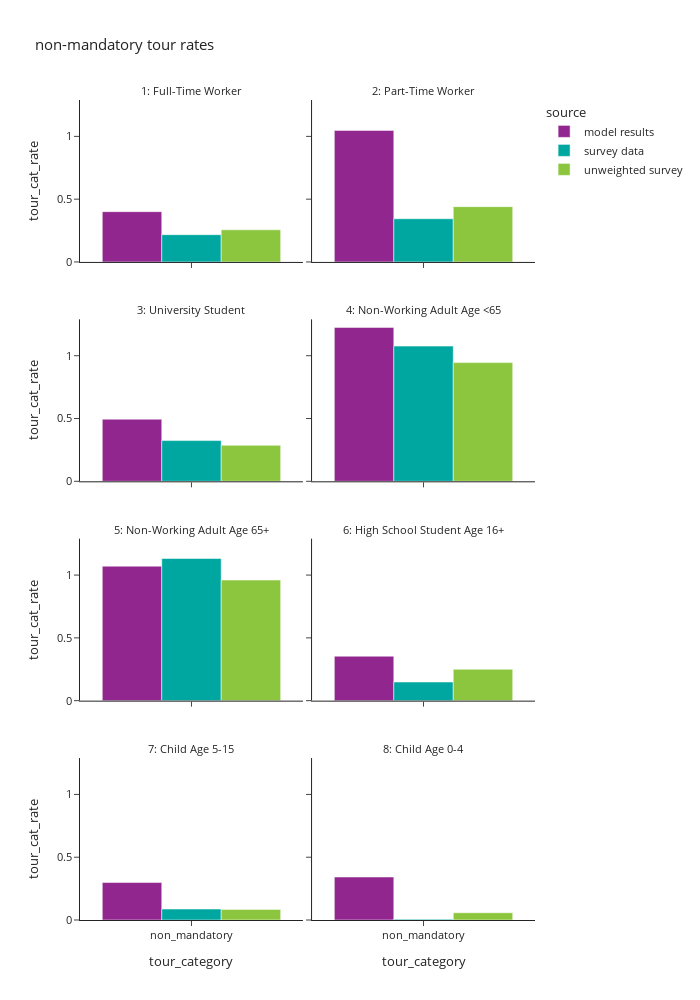

Notebook code for this chart:
### Code cell
df_plot = non_m_tour_data. \
    groupby(['source','ptype_label','tour_category'])[['trip_weight_2017_2019']].sum().reset_index(). \
    merge(df_ptype_count, how='left', on=['source','ptype_label'])
df_plot['tour_cat_rate'] = df_plot['trip_weight_2017_2019']/df_plot['hh_weight_2017_2019']

fig = px.bar(df_plot, x="tour_category", y="tour_cat_rate", color="source",barmode="group",
             facet_col="ptype_label",facet_col_wrap=2,
             title="non-mandatory tour rates")
fig.for_each_annotation(lambda a: a.update(text=a.text.split("=")[-1]))
fig.update_layout(height=1000, width=700)
fig.show()

### Figure 1 — Plotly figure (JSON) as saved in the notebook; plotly's stock layout.template omitted (floating-point values rounded to 4 significant figures)
{"data": [{"alignmentgroup": "True", "hovertemplate": "source=model results<br>ptype_label=1: Full-Time Worker<br>tour_category=%{x}<br>tour_cat_rate=%{y}<extra></extra>", "legendgroup": "model results", "marker": {"color": "#91268F", "pattern": {"shape": ""}}, "name": "model results", "offsetgroup": "model results", "orientation": "v", "showlegend": true, "textposition": "auto", "type": "bar", "x": ["non_mandatory"], "xaxis": "x7", "y": [0.4005], "yaxis": "y7"}, {"alignmentgroup": "True", "hovertemplate": "source=model results<br>ptype_label=2: Part-Time Worker<br>tour_category=%{x}<br>tour_cat_rate=%{y}<extra></extra>", "legendgroup": "model results", "marker": {"color": "#91268F", "pattern": {"shape": ""}}, "name": "model results", "offsetgroup": "model results", "orientation": "v", "showlegend": false, "textposition": "auto", "type": "bar", "x": ["non_mandatory"], "xaxis": "x8", "y": [1.047], "yaxis": "y8"}, {"alignmentgroup": "True", "hovertemplate": "source=model results<br>ptype_label=3: University Student<br>tour_category=%{x}<br>tour_cat_rate=%{y}<extra></extra>", "legendgroup": "model results", "marker": {"color": "#91268F", "pattern": {"shape": ""}}, "name": "model results", "offsetgroup": "model results", "orientation": "v", "showlegend": false, "textposition": "auto", "type": "bar", "x": ["non_mandatory"], "xaxis": "x5", "y": [0.4947], "yaxis": "y5"}, {"alignmentgroup": "True", "hovertemplate": "source=model results<br>ptype_label=4: Non-Working Adult Age <65<br>tour_category=%{x}<br>tour_cat_rate=%{y}<extra></extra>", "legendgroup": "model results", "marker": {"color": "#91268F", "pattern": {"shape": ""}}, "name": "model results", "offsetgroup": "model results", "orientation": "v", "showlegend": false, "textposition": "auto", "type": "bar", "x": ["non_mandatory"], "xaxis": "x6", "y": [1.225], "yaxis": "y6"}, {"alignmentgroup": "True", "hovertemplate": "source=model results<br>ptype_label=5: Non-Working Adult Age 65+<br>tour_category=%{x}<br>tour_cat_rate=%{y}<extra></extra>", "legendgroup": "model results", "marker": {"color": "#91268F", "pattern": {"shape": ""}}, "name": "model results", "offsetgroup": "model results", "orientation": "v", "showlegend": false, "textposition": "auto", "type": "bar", "x": ["non_mandatory"], "xaxis": "x3", "y": [1.071], "yaxis": "y3"}, {"alignmentgroup": "True", "hovertemplate": "source=model results<br>ptype_label=6: High School Student Age 16+<br>tour_category=%{x}<br>tour_cat_rate=%{y}<extra></extra>", "legendgroup": "model results", "marker": {"color": "#91268F", "pattern": {"shape": ""}}, "name": "model results", "offsetgroup": "model results", "orientation": "v", "showlegend": false, "textposition": "auto", "type": "bar", "x": ["non_mandatory"], "xaxis": "x4", "y": [0.3541], "yaxis": "y4"}, {"alignmentgroup": "True", "hovertemplate": "source=model results<br>ptype_label=7: Child Age 5-15<br>tour_category=%{x}<br>tour_cat_rate=%{y}<extra></extra>", "legendgroup": "model results", "marker": {"color": "#91268F", "pattern": {"shape": ""}}, "name": "model results", "offsetgroup": "model results", "orientation": "v", "showlegend": false, "textposition": "auto", "type": "bar", "x": ["non_mandatory"], "xaxis": "x", "y": [0.2984], "yaxis": "y"}, {"alignmentgroup": "True", "hovertemplate": "source=model results<br>ptype_label=8: Child Age 0-4<br>tour_category=%{x}<br>tour_cat_rate=%{y}<extra></extra>", "legendgroup": "model results", "marker": {"color": "#91268F", "pattern": {"shape": ""}}, "name": "model results", "offsetgroup": "model results", "orientation": "v", "showlegend": false, "textposition": "auto", "type": "bar", "x": ["non_mandatory"], "xaxis": "x2", "y": [0.3422], "yaxis": "y2"}, {"alignmentgroup": "True", "hovertemplate": "source=survey data<br>ptype_label=1: Full-Time Worker<br>tour_category=%{x}<br>tour_cat_rate=%{y}<extra></extra>", "legendgroup": "survey data", "marker": {"color": "#00A7A0", "pattern": {"shape": ""}}, "name": "survey data", "offsetgroup": "survey data", "orientation": "v", "showlegend": true, "textposition": "auto", "type": "bar", "x": ["non_mandatory"], "xaxis": "x7", "y": [0.2171], "yaxis": "y7"}, {"alignmentgroup": "True", "hovertemplate": "source=survey data<br>ptype_label=2: Part-Time Worker<br>tour_category=%{x}<br>tour_cat_rate=%{y}<extra></extra>", "legendgroup": "survey data", "marker": {"color": "#00A7A0", "pattern": {"shape": ""}}, "name": "survey data", "offsetgroup": "survey data", "orientation": "v", "showlegend": false, "textposition": "auto", "type": "bar", "x": ["non_mandatory"], "xaxis": "x8", "y": [0.3442], "yaxis": "y8"}, {"alignmentgroup": "True", "hovertemplate": "source=survey data<br>ptype_label=3: University Student<br>tour_category=%{x}<br>tour_cat_rate=%{y}<extra></extra>", "legendgroup": "survey data", "marker": {"color": "#00A7A0", "pattern": {"shape": ""}}, "name": "survey data", "offsetgroup": "survey data", "orientation": "v", "showlegend": false, "textposition": "auto", "type": "bar", "x": ["non_mandatory"], "xaxis": "x5", "y": [0.3243], "yaxis": "y5"}, {"alignmentgroup": "True", "hovertemplate": "source=survey data<br>ptype_label=4: Non-Working Adult Age <65<br>tour_category=%{x}<br>tour_cat_rate=%{y}<extra></extra>", "legendgroup": "survey data", "marker": {"color": "#00A7A0", "pattern": {"shape": ""}}, "name": "survey data", "offsetgroup": "survey data", "orientation": "v", "showlegend": false, "textposition": "auto", "type": "bar", "x": ["non_mandatory"], "xaxis": "x6", "y": [1.077], "yaxis": "y6"}, {"alignmentgroup": "True", "hovertemplate": "source=survey data<br>ptype_label=5: Non-Working Adult Age 65+<br>tour_category=%{x}<br>tour_cat_rate=%{y}<extra></extra>", "legendgroup": "survey data", "marker": {"color": "#00A7A0", "pattern": {"shape": ""}}, "name": "survey data", "offsetgroup": "survey data", "orientation": "v", "showlegend": false, "textposition": "auto", "type": "bar", "x": ["non_mandatory"], "xaxis": "x3", "y": [1.132], "yaxis": "y3"}, {"alignmentgroup": "True", "hovertemplate": "source=survey data<br>ptype_label=6: High School Student Age 16+<br>tour_category=%{x}<br>tour_cat_rate=%{y}<extra></extra>", "legendgroup": "survey data", "marker": {"color": "#00A7A0", "pattern": {"shape": ""}}, "name": "survey data", "offsetgroup": "survey data", "orientation": "v", "showlegend": false, "textposition": "auto", "type": "bar", "x": ["non_mandatory"], "xaxis": "x4", "y": [0.1483], "yaxis": "y4"}, {"alignmentgroup": "True", "hovertemplate": "source=survey data<br>ptype_label=7: Child Age 5-15<br>tour_category=%{x}<br>tour_cat_rate=%{y}<extra></extra>", "legendgroup": "survey data", "marker": {"color": "#00A7A0", "pattern": {"shape": ""}}, "name": "survey data", "offsetgroup": "survey data", "orientation": "v", "showlegend": false, "textposition": "auto", "type": "bar", "x": ["non_mandatory"], "xaxis": "x", "y": [0.08711], "yaxis": "y"}, {"alignmentgroup": "True", "hovertemplate": "source=survey data<br>ptype_label=8: Child Age 0-4<br>tour_category=%{x}<br>tour_cat_rate=%{y}<extra></extra>", "legendgroup": "survey data", "marker": {"color": "#00A7A0", "pattern": {"shape": ""}}, "name": "survey data", "offsetgroup": "survey data", "orientation": "v", "showlegend": false, "textposition": "auto", "type": "bar", "x": ["non_mandatory"], "xaxis": "x2", "y": [0.00673], "yaxis": "y2"}, {"alignmentgroup": "True", "hovertemplate": "source=unweighted survey<br>ptype_label=1: Full-Time Worker<br>tour_category=%{x}<br>tour_cat_rate=%{y}<extra></extra>", "legendgroup": "unweighted survey", "marker": {"color": "#8CC63E", "pattern": {"shape": ""}}, "name": "unweighted survey", "offsetgroup": "unweighted survey", "orientation": "v", "showlegend": true, "textposition": "auto", "type": "bar", "x": ["non_mandatory"], "xaxis": "x7", "y": [0.2559], "yaxis": "y7"}, {"alignmentgroup": "True", "hovertemplate": "source=unweighted survey<br>ptype_label=2: Part-Time Worker<br>tour_category=%{x}<br>tour_cat_rate=%{y}<extra></extra>", "legendgroup": "unweighted survey", "marker": {"color": "#8CC63E", "pattern": {"shape": ""}}, "name": "unweighted survey", "offsetgroup": "unweighted survey", "orientation": "v", "showlegend": false, "textposition": "auto", "type": "bar", "x": ["non_mandatory"], "xaxis": "x8", "y": [0.4402], "yaxis": "y8"}, {"alignmentgroup": "True", "hovertemplate": "source=unweighted survey<br>ptype_label=3: University Student<br>tour_category=%{x}<br>tour_cat_rate=%{y}<extra></extra>", "legendgroup": "unweighted survey", "marker": {"color": "#8CC63E", "pattern": {"shape": ""}}, "name": "unweighted survey", "offsetgroup": "unweighted survey", "orientation": "v", "showlegend": false, "textposition": "auto", "type": "bar", "x": ["non_mandatory"], "xaxis": "x5", "y": [0.2863], "yaxis": "y5"}, {"alignmentgroup": "True", "hovertemplate": "source=unweighted survey<br>ptype_label=4: Non-Working Adult Age <65<br>tour_category=%{x}<br>tour_cat_rate=%{y}<extra></extra>", "legendgroup": "unweighted survey", "marker": {"color": "#8CC63E", "pattern": {"shape": ""}}, "name": "unweighted survey", "offsetgroup": "unweighted survey", "orientation": "v", "showlegend": false, "textposition": "auto", "type": "bar", "x": ["non_mandatory"], "xaxis": "x6", "y": [0.9452], "yaxis": "y6"}, {"alignmentgroup": "True", "hovertemplate": "source=unweighted survey<br>ptype_label=5: Non-Working Adult Age 65+<br>tour_category=%{x}<br>tour_cat_rate=%{y}<extra></extra>", "legendgroup": "unweighted survey", "marker": {"color": "#8CC63E", "pattern": {"shape": ""}}, "name": "unweighted survey", "offsetgroup": "unweighted survey", "orientation": "v", "showlegend": false, "textposition": "auto", "type": "bar", "x": ["non_mandatory"], "xaxis": "x3", "y": [0.9603], "yaxis": "y3"}, {"alignmentgroup": "True", "hovertemplate": "source=unweighted survey<br>ptype_label=6: High School Student Age 16+<br>tour_category=%{x}<br>tour_cat_rate=%{y}<extra></extra>", "legendgroup": "unweighted survey", "marker": {"color": "#8CC63E", "pattern": {"shape": ""}}, "name": "unweighted survey", "offsetgroup": "unweighted survey", "orientation": "v", "showlegend": false, "textposition": "auto", "type": "bar", "x": ["non_mandatory"], "xaxis": "x4", "y": [0.25], "yaxis": "y4"}, {"alignmentgroup": "True", "hovertemplate": "source=unweighted survey<br>ptype_label=7: Child Age 5-15<br>tour_category=%{x}<br>tour_cat_rate=%{y}<extra></extra>", "legendgroup": "unweighted survey", "marker": {"color": "#8CC63E", "pattern": {"shape": ""}}, "name": "unweighted survey", "offsetgroup": "unweighted survey", "orientation": "v", "showlegend": false, "textposition": "auto", "type": "bar", "x": ["non_mandatory"], "xaxis": "x", "y": [0.08443], "yaxis": "y"}, {"alignmentgroup": "True", "hovertemplate": "source=unweighted survey<br>ptype_label=8: Child Age 0-4<br>tour_category=%{x}<br>tour_cat_rate=%{y}<extra></extra>", "legendgroup": "unweighted survey", "marker": {"color": "#8CC63E", "pattern": {"shape": ""}}, "name": "unweighted survey", "offsetgroup": "unweighted survey", "orientation": "v", "showlegend": false, "textposition": "auto", "type": "bar", "x": ["non_mandatory"], "xaxis": "x2", "y": [0.05749], "yaxis": "y2"}], "layout": {"annotations": [{"font": {}, "showarrow": false, "text": "7: Child Age 5-15", "x": 0.245, "xanchor": "center", "xref": "paper", "y": 0.1975, "yanchor": "bottom", "yref": "paper"}, {"font": {}, "showarrow": false, "text": "8: Child Age 0-4", "x": 0.755, "xanchor": "center", "xref": "paper", "y": 0.1975, "yanchor": "bottom", "yref": "paper"}, {"font": {}, "showarrow": false, "text": "5: Non-Working Adult Age 65+", "x": 0.245, "xanchor": "center", "xref": "paper", "y": 0.465, "yanchor": "bottom", "yref": "paper"}, {"font": {}, "showarrow": false, "text": "6: High School Student Age 16+", "x": 0.755, "xanchor": "center", "xref": "paper", "y": 0.465, "yanchor": "bottom", "yref": "paper"}, {"font": {}, "showarrow": false, "text": "3: University Student", "x": 0.245, "xanchor": "center", "xref": "paper", "y": 0.7325, "yanchor": "bottom", "yref": "paper"}, {"font": {}, "showarrow": false, "text": "4: Non-Working Adult Age <65", "x": 0.755, "xanchor": "center", "xref": "paper", "y": 0.7325, "yanchor": "bottom", "yref": "paper"}, {"font": {}, "showarrow": false, "text": "1: Full-Time Worker", "x": 0.245, "xanchor": "center", "xref": "paper", "y": 1.0, "yanchor": "bottom", "yref": "paper"}, {"font": {}, "showarrow": false, "text": "2: Part-Time Worker", "x": 0.755, "xanchor": "center", "xref": "paper", "y": 1.0, "yanchor": "bottom", "yref": "paper"}], "barmode": "group", "height": 1000, "legend": {"title": {"text": "source"}, "tracegroupgap": 0}, "title": {"text": "non-mandatory tour rates"}, "width": 700, "xaxis": {"anchor": "y", "domain": [0.0, 0.49], "title": {"text": "tour_category"}}, "xaxis2": {"anchor": "y2", "domain": [0.51, 1.0], "matches": "x", "title": {"text": "tour_category"}}, "xaxis3": {"anchor": "y3", "domain": [0.0, 0.49], "matches": "x", "showticklabels": false}, "xaxis4": {"anchor": "y4", "domain": [0.51, 1.0], "matches": "x", "showticklabels": false}, "xaxis5": {"anchor": "y5", "domain": [0.0, 0.49], "matches": "x", "showticklabels": false}, "xaxis6": {"anchor": "y6", "domain": [0.51, 1.0], "matches": "x", "showticklabels": false}, "xaxis7": {"anchor": "y7", "domain": [0.0, 0.49], "matches": "x", "showticklabels": false}, "xaxis8": {"anchor": "y8", "domain": [0.51, 1.0], "matches": "x", "showticklabels": false}, "yaxis": {"anchor": "x", "domain": [0.0, 0.1975], "title": {"text": "tour_cat_rate"}}, "yaxis2": {"anchor": "x2", "domain": [0.0, 0.1975], "matches": "y", "showticklabels": false}, "yaxis3": {"anchor": "x3", "domain": [0.2675, 0.465], "matches": "y", "title": {"text": "tour_cat_rate"}}, "yaxis4": {"anchor": "x4", "domain": [0.2675, 0.465], "matches": "y", "showticklabels": false}, "yaxis5": {"anchor": "x5", "domain": [0.535, 0.7325], "matches": "y", "title": {"text": "tour_cat_rate"}}, "yaxis6": {"anchor": "x6", "domain": [0.535, 0.7325], "matches": "y", "showticklabels": false}, "yaxis7": {"anchor": "x7", "domain": [0.8025, 1.0], "matches": "y", "title": {"text": "tour_cat_rate"}}, "yaxis8": {"anchor": "x8", "domain": [0.8025, 1.0], "matches": "y", "showticklabels": false}}}
